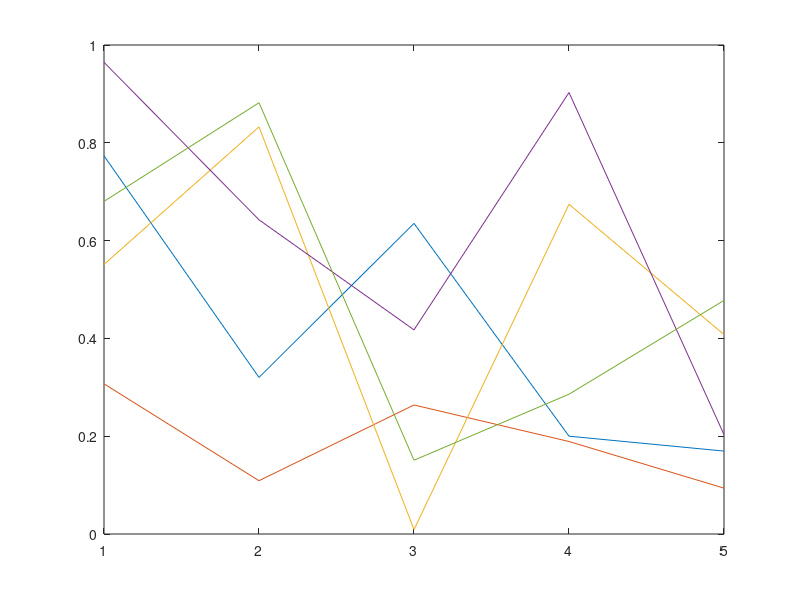
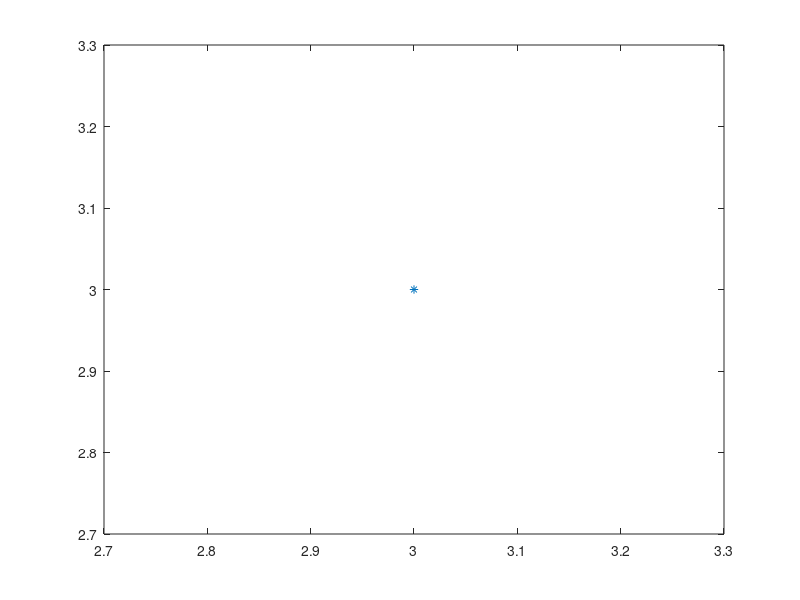

Write the MATLAB code that produced these figures, in order.
close all
clear
% reply = input('Hello World? Y/N [Y]', 's');

% if isempty(reply)
%     reply = 'Y';

%     reply2 = input('What is your name?', 's')
%     fprintf('The area is %8.5f\n', pi)

% end

x = rand(10, 10);
y = x(1:2:end, 1:2:end);

% plot(y)
plot(y)
figure
plot(3, 3, '*')

F = getframe(2);
% close(F)
% close(1)
